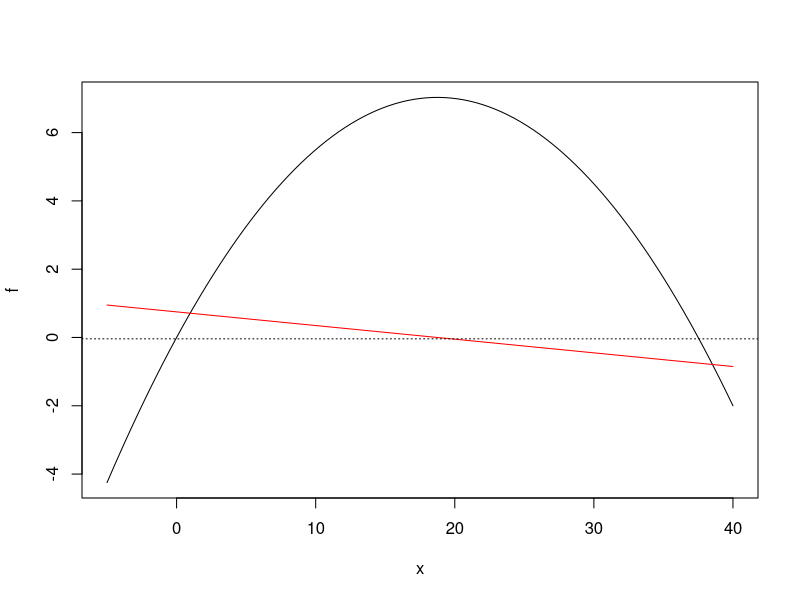

Write the R code that produced this figure.
#optimization using derivatives of single variable functions 

library(Deriv)

f <- function(x) -0.02*x^2 + 0.75*x

plot(f, xlim = c(-5, 40))

f.prime <- Deriv(f)

#let's plot it to visualize

curve(f.prime, col = 'red', add = TRUE)
abline(h = -0.04, lty = 3)

#use uniroot() function to solve for the root. 
#note that this function only works for single variable equations: 

critical.point <- uniroot(f.prime , interval = c(5, 25))$root
#uniroot searches the given interval to find the roots of the functions. 

#now find the extreme value by plotting the root into f
f(critical.point)
#this gives us the y-value for the critical point. 

#now lets try to find out if this maximum is a minimum or a maximum: 
#we will do this by using the second derivative: 
f.doubleprime <- Deriv(f.prime)

#now let's input the point of the extreme value of x:
f.doubleprime(critical.point)
#we can see that the point given is negative therefore the extrema must be a local maximum. 
